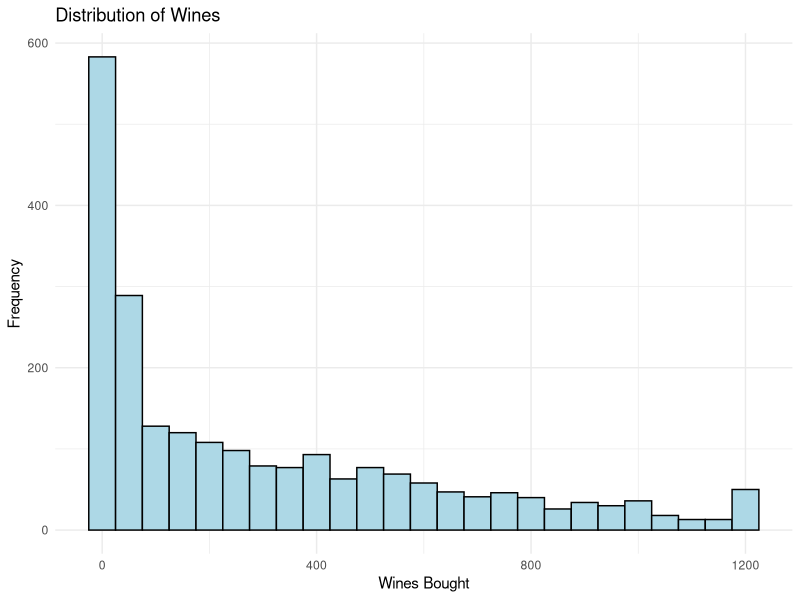
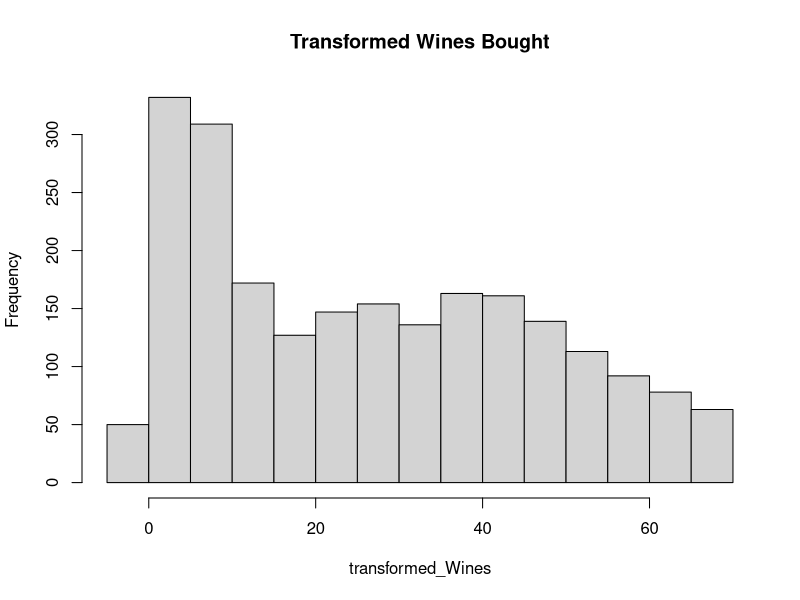
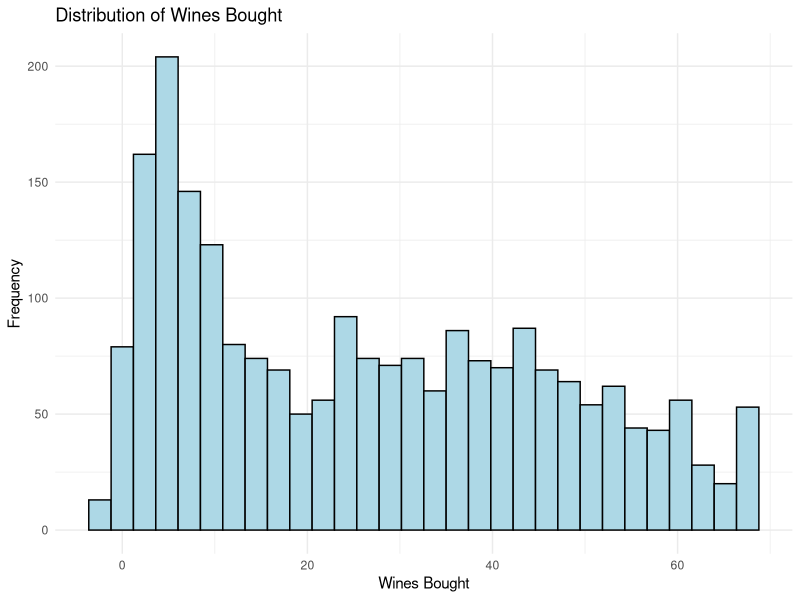

The R source for these figures, in order: (Note: this script raises an error after producing the figures.)
install.packages('tidyverse')
install.packages('car')


library(tidyverse)
library(MASS) # for Box-Cox transformation to get a normal distribution for Wines since our target variable(Wines)  is skewed

# Load the dataset
data <- read.csv('updated_cleaned_dataset.csv')

# View the structure of the dataset
str(data)

# Summary statistics
summary(data)

# Visualize the distribution of the target variable
ggplot(data, aes(x = Wines)) +
  geom_histogram(binwidth = 50, fill = "lightblue", color = "black") +
  labs(title = "Distribution of Wines",
       x = "Wines Bought",
       y = "Frequency") +
  theme_minimal()

# Apply Box-Cox transformation to the target variable to transform it
lambda <- 0.5

transformed_Wines <- if (lambda == 0) {
  log(data$Wines)
} else {
  (data$Wines^lambda - 1) / lambda
}

# Visualize the transformed target variable
hist(transformed_Wines, main = "Transformed Wines Bought")

data$Wines = transformed_Wines #replace the transformed values in the dataset

#Visualize again to see the effect of the transformation
ggplot(data, aes(x = transformed_Wines)) +
  geom_histogram( fill = "lightblue", color = "black") +
  labs(title = "Distribution of Wines Bought",
       x = "Wines Bought",
       y = "Frequency") +
  theme_minimal()

############################################################################
#Apply Exhaustive search to find best subset of predictors
#First convert categorical values to dummies
data <- dummy_cols(data, remove_first_dummy = TRUE, remove_selected_columns = TRUE)

head(data)
str(data)

#Initially starting with all for exhaustive search with the exception of Income, total_purchases(since Wines was transformed to arrive at total_purchases) and Wines(target variable)
outcome <- "Wines"  # Target variable
identifier <- "ID"  # Identifier variable 
predictors <- c('Kidhome', 'Teenhome', 'LastPurchase', 'Fruits', 'Sweets', 'Gold', 'Meats', 'Fish', 'DiscountPurchases', 
                'WebPurchases', 'CatalogPurchases', 'StorePurchases', 
                'WebVisitsMonth', 'AcceptedCmp3', 
                'AcceptedCmp4', 'AcceptedCmp5', 'AcceptedCmp1', 'AcceptedCmp2', 'Complain', 
                'Response', 'Education_non_graduate', 'Age_Intervals_other',
                'Marital_Status_Married' , 'Marital_Status_Single' , 'Marital_Status_Together',
                'Marital_Status_Widow','Income_Intervals_other_income', 'Recency_Intervals_31-60 days', 'Recency_Intervals_61-90 days', 
                'Recency_Intervals_More than 90 days')


# Reduce the data set to selected variables
data <- data[, c(identifier, outcome, predictors)]

dim(data)
head(data)

# Partition the data
set.seed(1)  # Set seed for reproducibility
idx <- createDataPartition(data$Wines, p = 0.8, list = FALSE)
train <- data[idx, ]
holdout <- data[-idx, ]

# Run exhaustive search for best subset selection
search <- regsubsets(Wines ~ ., data = train, nbest = 1, nvmax = ncol(train), method = "exhaustive")

# Summary of the best subsets
summary(search)

# Determine the optimal subset based on Cp statistic or other criteria
optimal <- which.min(summary(search)$cp)

# Get the variable names for the optimal model
X <- summary(search)$which[, -1]
xvars <- dimnames(X)[[2]]
xvars <- xvars[X[optimal,]]
xvars


xvars <- data[, c("Kidhome",  "Teenhome", "LastPurchase", "Sweets", "Meats", "Fish","WebPurchases" ,
                  "CatalogPurchases", "WebVisitsMonth", "StorePurchases" , "AcceptedCmp3" ,"AcceptedCmp4", "AcceptedCmp5", "AcceptedCmp1",
                  "Education_non_graduate", "AcceptedCmp2" , "Age_Intervals_other", "Income_Intervals_other_income","Recency_Intervals_More than 90 days")]
              
# Visualize the relationship between selected predictors and the target variable
pairs(~ Wines +	StorePurchases + Complain + Kidhome, data = data)
pairs(~ Wines + Kidhome + Teenhome + LastPurchase + Sweets + Meats + Fish , data = data	)
pairs(~ Wines+ WebPurchases + CatalogPurchases + WebVisitsMonth + StorePurchases + AcceptedCmp3 + AcceptedCmp4 + AcceptedCmp5 + AcceptedCmp1+ Education_non_graduate, data = data)
pairs(~ Wines+ AcceptedCmp2+  Age_Intervals_other+ Income_Intervals_other_income , data = data)


#The pair plots don't reveal any meaningful correlation between the target variable and the predictors. There are also several multicollinear relationship among the predictors. 
#Hence we resorted to these few subset that had strong correlation with Wines.

#DiscountPurchases
#CatalogPurchases
#StorePurchases
#Complain
#Income
#Kidhome


#################################################################################33

# Visualize the relationship between final predictors and the target variable
pairs(~ Wines + CatalogPurchases + StorePurchases + Complain + Kidhome, data = data)
#Discount purchases and Income will be excluded because they are correlated with other predictor variables) 
#Final Predictors
#CatalogPurchases
#StorePurchases
#Complain
#Kidhome

#We will now consider introducing new variables through basis expansion
data$Catalog_purchase_sqrd = data$CatalogPurchases^2
data$StorePurchases_sqrd = data$StorePurchases^2
data$CatalogXStorePurchases = data$CatalogPurchases * data$StorePurchases

# Visualize the relationship between predictors and the target variable
pairs(~ Wines + CatalogPurchases + StorePurchases + Complain + Kidhome + StorePurchases_sqrd + Catalog_purchase_sqrd +CatalogXStorePurchases, data = data)

#There were some form of multicollinearity introduced because of the inclusion of the new variables.
#Hence we will resort to the variables without any engineering

# Select variables for regression
outcome <- "Wines"  # Target variable
identifier <- "ID"  # Identifier variable 
predictors <- c("CatalogPurchases", "StorePurchases", "Complain", "Kidhome")  # Predictor variables 
#predictors <- c("CatalogPurchases", "StorePurchases", "Complain", "Kidhome","Catalog_purchase_sqrd" , "StorePurchases_sqrd")  # Predictor variables 
#predictors <- c("CatalogPurchases", "StorePurchases", "Complain", "Kidhome","CatalogXStorePurchases")  # Predictor variables 

#Now we're ready to model
# Reduce the data set to selected variables
data <- data[, c(identifier, outcome, predictors)]

# Partition the data
set.seed(1)  # Set seed for reproducibility
idx <- createDataPartition(data$Wines, p = 0.7, list = FALSE)
train <- data[idx, ]
holdout <- data[-idx, ]



# Omit outliers from the training data
# Update 'omission_vector' with the indices of outliers if needed
omission_vector <- which(idx %in% c(756, 755, 623, 612, 590, 245, 9, 15, 133, 185, 18, 943, 343, 316,
                                    10, 11, 25, 40, 52, 54, 64, 66, 67, 69, 72, 74, 78, 80, 81, 82, 86,
                                    87, 89, 90, 95, 131, 135, 136, 138, 144, 148, 160, 161, 170, 178, 192,
                                    195, 212, 215, 216, 224, 234, 239, 269, 279, 285, 292, 321, 336, 360, 
                                    365, 381, 382, 383, 387, 394, 399, 413, 430, 441, 447, 469, 478, 483, 
                                    484, 523, 554, 564, 572, 596, 602, 608, 646, 658, 664, 666, 667, 668,
                                    671, 674, 675, 686, 702, 727, 731, 748, 772, 774, 776, 777, 791, 800, 
                                    849, 861, 869, 880, 894, 904, 922, 923, 929, 942, 968, 1041, 1073, 1091,
                                    
                                    3, 4, 16, 17, 22, 29, 34, 42, 44, 53, 57, 71, 103, 104, 109, 112, 114, 115,
                                    129, 139, 147, 223, 226, 227, 237, 240, 244, 249, 262, 270, 293, 294, 297, 
                                    329, 351, 355, 426, 427, 428, 439, 450, 453, 459, 465, 466, 475, 485, 486, 
                                    489, 496, 503, 509, 524, 531, 535, 548, 568, 585, 616, 624, 629, 649, 650,
                                    657, 672, 681, 691, 695, 736, 740, 746, 778, 785, 806, 815, 822, 825, 828, 
                                    866, 878, 879, 883, 900, 1012, 1083, 1436
                                    ))  


# Add indices of outliers here
idx <- idx[-omission_vector]
train <- data[idx, ]
holdout <- data[-idx, ]


# We created this function to help identify outliers without looking out for them manually
# Function to remove outliers based on Cook's distance
remove_outliers <- function(model, threshold = 4/(nrow(model$model) - length(model$coefficients) - 1)) {
  cooksd <- cooks.distance(model)
  # Find the influential points
  influential <- as.numeric(names(cooksd)[(cooksd > threshold)])
  # Remove influential points
  data_clean <- model$model[-influential,]
  return(list(clean_data = data_clean, removed_points = influential))
}

# Apply the function to the model
model <- lm_model  
result <- remove_outliers(model)

# Inspect removed points
print(result$removed_points)



# Fit linear regression model
lm_model <- lm(Wines ~ .-Complain, data = train[, c(outcome, predictors)])


# use options() to ensure numbers are not displayed in scientific notation.
#options(scipen = 999)
#summary(lm_model)
#options(scipen = 0) # back to scientific notation


vif(lm_model)

## additional diagnostics to check for outliers/leverage points
par(mfrow = c(2,2))
plot(lm_model)



# Summary of the model
summary(lm_model)

# Check for multicollinearity
vif(lm_model)

# Additional diagnostics
par(mfrow = c(2,2))
plot(lm_model)

# Predict on holdout data
pred <- predict(lm_model, newdata = holdout)

# Calculate performance metrics
training_predictions <- predict(lm_model, newdata = train)
holdout_predictions <- predict(lm_model, newdata = holdout)

training_summary <- summary(lm_model)
training_summary

training_metrics <- c(RMSE = sqrt(mean((train$Wines - training_predictions)^2)),
                      MAE = mean(abs(train$Wines - training_predictions)))


holdout_metrics <- c(RMSE = sqrt(mean((holdout$Wines - holdout_predictions)^2)),
                     MAE = mean(abs(holdout$Wines - holdout_predictions)))


performance_metrics <- data.frame(Training = training_metrics, Holdout = holdout_metrics)
performance_metrics


# Histogram of residuals
ggplot() +
  geom_histogram(aes(x = residuals(lm_model)), fill = "lightgray", color = "grey") +
  labs(x = "Residuals", y = "Frequency") +
  theme_bw()

# Cross-validation approach
set.seed(1)
trControl <- caret::trainControl(method = "cv", number = 5, allowParallel = TRUE)
model <- caret::train(Wines ~ .-Complain, data = train,
                      method = "lm", trControl = trControl)
model
coef(model$finalModel)
summary(model)
options(scipen = 999, digits = 3) 

# take a look at the first 20 Wines, predicted price vs. actual price = residual
data.frame(
  'Predicted' = pred[1:20],
  'Actual' = holdout$Wines[1:20],
  'Residual' = holdout$Wines[1:20] - pred[1:20]
)
options(scipen = 999, digits = 3)
